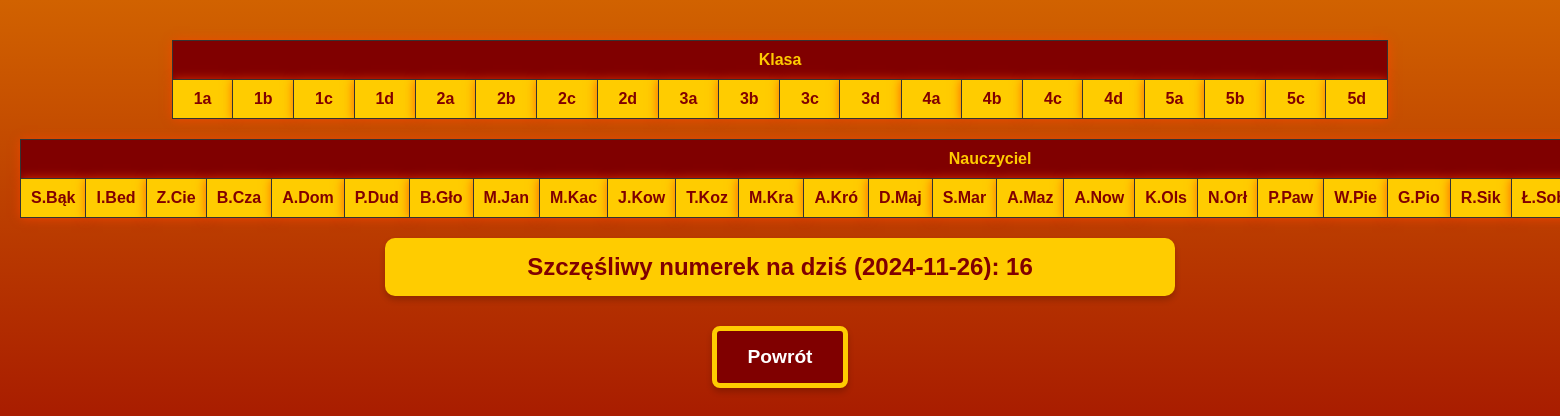
The page /BazaDanych.php on the database as committed earlier.
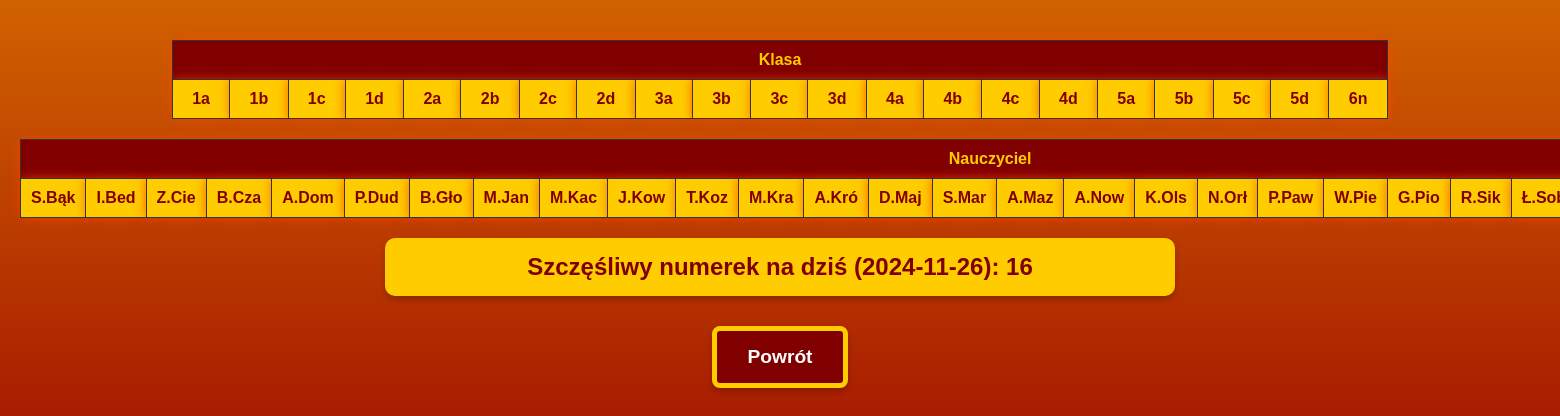
The same page on the database as committed later.
### tables this page shows
CREATE TABLE `klasy` (
  `Klasa_id` int(11) NOT NULL,
  `Klasa` varchar(2) NOT NULL
);

CREATE TABLE `nauczyciele` (
  `Nauczyciel_id` int(11) NOT NULL,
  `Imie` char(50) NOT NULL,
  `Nazwisko` char(50) NOT NULL,
  `Profesja` char(20) DEFAULT NULL
);

### BazaDanych.php (the view, shortened to what this page needs)
<?php
$db_server = "localhost";
$db_user = "root";
$db_pass = "";
$db_name = "dziennikdb";
$conn = mysqli_connect($db_server, $db_user, $db_pass, $db_name);
mysqli_set_charset($conn, "utf8mb4");
$today = date("Y-m-d");
$lucky_number = null;
$sql_check = "SELECT lucky_number FROM szczensliwy_numer WHERE date = ?";
$stmt = mysqli_prepare($conn, $sql_check);
mysqli_stmt_bind_param($stmt, "s", $today);
mysqli_stmt_execute($stmt);
mysqli_stmt_bind_result($stmt, $lucky_number);
if ($lucky_number === null) {
    $lucky_number = mt_rand(1, 32);
}
$sql_classes = "SELECT Klasa FROM klasy ORDER BY
                CAST(SUBSTRING(Klasa, 1, LENGTH(Klasa) - 1) AS UNSIGNED) ASC,
                SUBSTRING(Klasa, LENGTH(Klasa)) ASC";
$result_classes = mysqli_query($conn, $sql_classes);
$sql_teachers = "SELECT Nauczyciel_id, Imie, Nazwisko FROM nauczyciele ORDER BY Nazwisko ASC";
$result_teachers = mysqli_query($conn, $sql_teachers);
?>
<!DOCTYPE html>
<html lang="pl">
<head>
    <link rel="stylesheet" href="styles.css">
</head>
<body>
    <?php if ($result_classes && mysqli_num_rows($result_classes) > 0): ?>
        <table>
            <tr>
                <th colspan="<?php echo mysqli_num_rows($result_classes); ?>">Klasa</th>
            </tr>
            <tr>
                <?php while ($row = mysqli_fetch_assoc($result_classes)): ?>
                    <td><a href="PlanLekcji.php?klasa=<?php echo urlencode($row['Klasa']); ?>"><?php echo $row['Klasa']; ?></a></td>
                <?php endwhile; ?>
            </tr>
        </table>
    <?php else: ?>
        <p>Brak wyników.</p>
    <?php endif; ?>
    <?php if ($result_teachers && mysqli_num_rows($result_teachers) > 0): ?>
        <table>
            <tr>
                <th colspan="<?php echo mysqli_num_rows($result_teachers); ?>">Nauczyciel</th>
            </tr>
            <tr>
                <?php while ($teacher = mysqli_fetch_assoc($result_teachers)): ?>
                    <td>
                        <a href="ProfilNauczyciela.php?id=<?php echo urlencode($teacher['Nauczyciel_id']); ?>">
                            <?php $inicjaly = strtoupper(mb_substr($teacher['Imie'], 0, 1, "UTF-8")) . '.' . ucfirst(mb_strtolower(mb_substr($teacher['Nazwisko'], 0, 3, "UTF-8"), "UTF-8"));echo $inicjaly; ?>
                        </a>
                    </td>
                <?php endwhile; ?>
            </tr>
        </table>
    <?php else: ?>
        <p>Brak nauczycieli w bazie.</p>
    <?php endif; ?>
    <div class="lucky-number-container">
        Szczęśliwy numerek na dziś (<?php echo $today; ?>): <span><?php echo $lucky_number; ?></span>
    </div>
    <div class="button-container">
        <a href="index.html" class="button">Powrót</a>
    </div>
</body>
</html>

Rows that differ between the two databases and show on the page:
added klasy: Klasa "6n"
